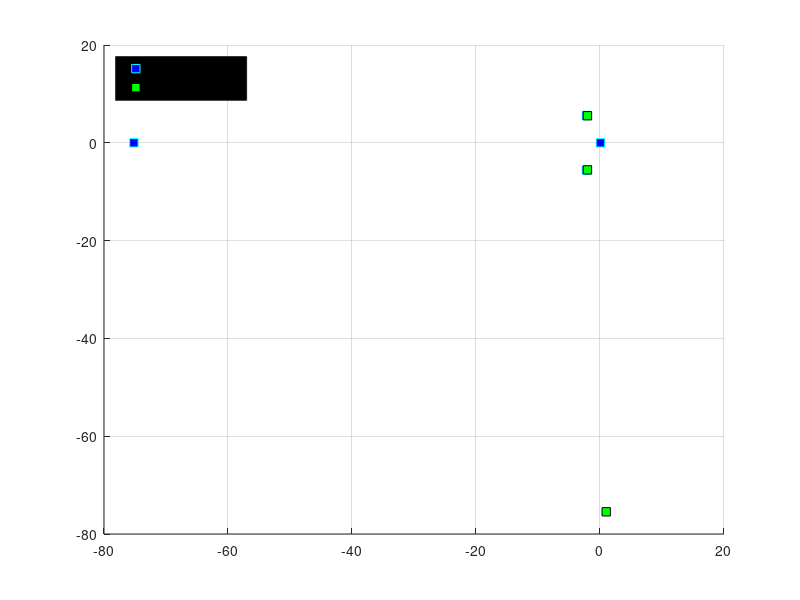

This figure's MATLAB source: (Note: this script raises an error after producing the figure.)
clear all; close all; clc;
S = 8.521;        % ft^2
b = 9.9967;       % ft
c = 0.8524;        % ft mean chors
rho = 0.021;
g = 32.174;

% Normal Flight Condition
h = 7500;          % ft 
v_to = 75.9;     % ft/s
W = 32.8393;       % lb
h_cg = 0.295*c;   % 29.5% mean aero chord
I_x = 2.91;      % slug-ft^2 found from xflr5
I_y = 10.98;     % slug-ft^2 found from xflr5
I_z = 13.55;     % slug-ft^2 found from xflr5
I_xz = -0.455;   % slug-ft^2 found from xflr5

u_0 = 54.2669;
q = 0.5*rho*u_0^2;
m = W/g;

% Stability Coefficient
C_Yb    = -0.5939;    % y-force change due to side slip angle
C_Lp    = -0.9051;    % roll moment change due to roll rate
C_Lr    = 0.1254;    % roll moment change due to yaw rate
C_Lda   = 0.7636;    % roll moment change due to aileron deflection
C_Ydr   = 0.4751;    % y-force change due to rudder deflection
C_Lb    = 0;    % roll moment change due to side slip angle
C_Np    = -0.11;   % yaw moment change due to roll rate
C_Nr    = -0.0682;    % yaw moment change due to yaw rate
C_Nda   = 0.0036;   % yaw moment change due to aileron deflection
C_Ldr   = 0.0511;    % roll moment change due to rudder deflection
C_Nb    = 0.161;    % yaw moment change due to side slip angle
C_Ndr   = -0.161;    % yaw moment change due to rudder deflection

% Dimensional Derivatives
Y_b  = q*(S/m)*C_Yb;                  % ft/s^2
Y_p  = 0;                             % ft/s
Y_r  = 0;
Y_da = 0;
Y_dr = ((q*S)/m)*C_Ydr;               % ft/s^2

L_b  = ((q*S*b)/I_x)*C_Lb;            % 1/s^2
L_p  = ((q*S*b^2)/(2*I_x*u_0))*C_Lp;  % 1/s
L_r  = ((q*S*b^2)/(2*I_x*u_0))*C_Lr;  % 1/s
L_da = ((q*S*b)/I_x)*C_Lda;           % 1/s^2
L_dr = ((q*S*b)/I_x)*C_Ldr;           % 1/s^2

N_b  = ((q*S*b)/I_z)*C_Nb;            % 1/s^2
N_p  = ((q*S*b^2)/(2*I_z*u_0))*C_Np;  % 1/s
N_r  = ((q*S*b^2)/(2*I_z*u_0))*C_Nr;  % 1/s
N_da = ((q*S*b)/I_z)*C_Nda;           % 1/s^2
N_dr = ((q*S*b)/I_z)*C_Ndr;           % 1/s^2

% Lateral-Directional Motion
lat_aero = [Y_b/u_0  0      -(1)           g/u_0;
           L_b       L_p    L_r            0    ;
           N_b       N_p    N_r            0    ;
           0         1      0              0    ];
lat_cont = [0           Y_dr/u_0;
            L_da        L_dr    ;
            N_da        N_dr    ;
            0           0       ];

lat_real_eig = eig(lat_aero)
real_roots_4th = real(lat_real_eig);
imag_roots_4th = imag(lat_real_eig);

roll_approx = complex(L_p)
sp_approx = complex((L_b*N_r - L_r*N_b)/L_b)

dutch_matrix = [Y_b/u_0   -(1);
                N_b       N_r ];
dutch_approx = eig(dutch_matrix)

figure
hold on; grid on;
plot(lat_real_eig,'sr','MarkerFaceColor','y');
plot(roll_approx,'sk','MarkerFaceColor','g');
plot(sp_approx,'sk','MarkerFaceColor','g');
plot(dutch_approx,'sk','MarkerFaceColor','g');
legend('Real Values','Approximations','Location','NorthWest');
whitebg('black');

damp(lat_real_eig)
damp(roll_approx)
damp(sp_approx)
damp(dutch_approx)

freq_nat_dutch = sqrt((Y_b*N_r - N_b*0 + u_0*N_b)/u_0)
damp_dutch = (-1/(2*freq_nat_dutch))*((Y_b+u_0*N_r)/u_0)